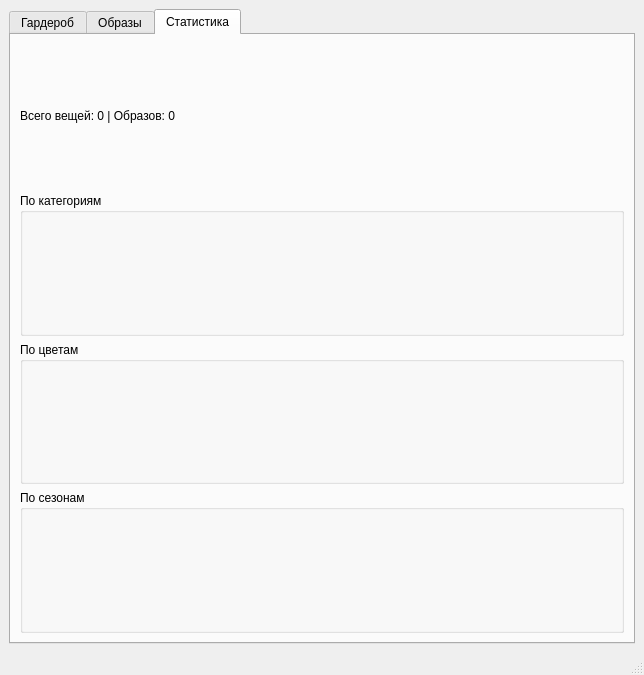
<?xml version="1.0" encoding="UTF-8"?>
<ui version="4.0">
 <class>MainWindow</class>
 <widget class="QMainWindow" name="MainWindow">
  <property name="geometry">
   <rect>
    <x>0</x>
    <y>0</y>
    <width>644</width>
    <height>675</height>
   </rect>
  </property>
  <property name="windowTitle">
   <string>MyWardrobe</string>
  </property>
  <widget class="QWidget" name="centralwidget">
   <layout class="QVBoxLayout" name="verticalLayout">
    <item>
     <widget class="QTabWidget" name="tabWidget">
      <property name="currentIndex">
       <number>2</number>
      </property>
      <widget class="QWidget" name="tab_wardrobe">
       <attribute name="title">
        <string>Гардероб</string>
       </attribute>
       <layout class="QGridLayout" name="gridLayout">
        <item row="0" column="0">
         <widget class="QLineEdit" name="searchEdit">
          <property name="placeholderText">
           <string>Поиск по названию...</string>
          </property>
         </widget>
        </item>
        <item row="0" column="1">
         <widget class="QComboBox" name="categoryFilter">
          <property name="editable">
           <bool>false</bool>
          </property>
          <item>
           <property name="text">
            <string>Все категории</string>
           </property>
          </item>
          <item>
           <property name="text">
            <string>Верхняя одежда</string>
           </property>
          </item>
          <item>
           <property name="text">
            <string>Футболки и топы</string>
           </property>
          </item>
          <item>
           <property name="text">
            <string>Брюки и джинсы</string>
           </property>
          </item>
          <item>
           <property name="text">
            <string>Юбки и платья</string>
           </property>
          </item>
          <item>
           <property name="text">
            <string>Обувь</string>
           </property>
          </item>
          <item>
           <property name="text">
            <string>Аксессуары</string>
           </property>
          </item>
         </widget>
        </item>
        <item row="0" column="2">
         <widget class="QPushButton" name="btnSearch">
          <property name="text">
           <string>Найти</string>
          </property>
         </widget>
        </item>
        <item row="0" column="3">
         <widget class="QPushButton" name="btnReset">
          <property name="text">
           <string>Сбросить</string>
          </property>
         </widget>
        </item>
        <item row="1" column="0" colspan="4">
         <widget class="QTableWidget" name="clothesTable">
          <property name="font">
           <font>
            <pointsize>9</pointsize>
           </font>
          </property>
          <property name="editTriggers">
           <set>QAbstractItemView::NoEditTriggers</set>
          </property>
          <property name="alternatingRowColors">
           <bool>true</bool>
          </property>
          <property name="selectionMode">
           <enum>QAbstractItemView::SingleSelection</enum>
          </property>
          <property name="selectionBehavior">
           <enum>QAbstractItemView::SelectRows</enum>
          </property>
          <property name="iconSize">
           <size>
            <width>50</width>
            <height>50</height>
           </size>
          </property>
          <property name="columnCount">
           <number>6</number>
          </property>
          <column>
           <property name="text">
            <string>ID</string>
           </property>
          </column>
          <column>
           <property name="text">
            <string>Название</string>
           </property>
          </column>
          <column>
           <property name="text">
            <string>Категория</string>
           </property>
          </column>
          <column>
           <property name="text">
            <string>Цвет</string>
           </property>
          </column>
          <column>
           <property name="text">
            <string>Сезон</string>
           </property>
          </column>
          <column>
           <property name="text">
            <string>★</string>
           </property>
          </column>
         </widget>
        </item>
        <item row="2" column="0" colspan="4">
         <layout class="QHBoxLayout" name="horizontalLayout">
          <item>
           <widget class="QPushButton" name="btnAddClothes">
            <property name="text">
             <string>Добавить вещь</string>
            </property>
           </widget>
          </item>
          <item>
           <widget class="QPushButton" name="btnEditClothes">
            <property name="text">
             <string>Редактировать</string>
            </property>
           </widget>
          </item>
          <item>
           <widget class="QPushButton" name="btnDeleteClothes">
            <property name="text">
             <string>Удалить</string>
            </property>
           </widget>
          </item>
          <item>
           <widget class="QPushButton" name="btnFavoriteClothes">
            <property name="text">
             <string>В избранное</string>
            </property>
           </widget>
          </item>
         </layout>
        </item>
       </layout>
      </widget>
      <widget class="QWidget" name="tab_outfits">
       <attribute name="title">
        <string>Образы</string>
       </attribute>
       <layout class="QGridLayout" name="gridLayout_2">
        <item row="0" column="0" rowspan="2" colspan="2">
         <widget class="QListWidget" name="outfitsList"/>
        </item>
        <item row="0" column="2" colspan="2">
         <widget class="QLabel" name="outfitNameLabel">
          <property name="text">
           <string>Название образа</string>
          </property>
         </widget>
        </item>
        <item row="0" column="4">
         <widget class="QLabel" name="outfitDescLabel">
          <property name="text">
           <string>Описание</string>
          </property>
         </widget>
        </item>
        <item row="1" column="2" colspan="3">
         <widget class="QListWidget" name="outfitItemsList"/>
        </item>
        <item row="2" column="0">
         <widget class="QPushButton" name="btnCreateOutfit">
          <property name="text">
           <string>Создать образ</string>
          </property>
         </widget>
        </item>
        <item row="2" column="1">
         <widget class="QPushButton" name="btnDeleteOutfit">
          <property name="text">
           <string>Удалить</string>
          </property>
         </widget>
        </item>
        <item row="2" column="2">
         <widget class="QPushButton" name="btnFavoriteOutfit">
          <property name="text">
           <string>В избранное</string>
          </property>
         </widget>
        </item>
        <item row="2" column="3" colspan="2">
         <widget class="QPushButton" name="btnRandomOutfit">
          <property name="text">
           <string>Случайный образ</string>
          </property>
         </widget>
        </item>
       </layout>
      </widget>
      <widget class="QWidget" name="tab_stats">
       <attribute name="title">
        <string>Статистика</string>
       </attribute>
       <layout class="QVBoxLayout" name="verticalLayout_2">
        <item>
         <widget class="QLabel" name="statsTotalLabel">
          <property name="text">
           <string>Всего вещей: 0 | Образов: 0</string>
          </property>
         </widget>
        </item>
        <item>
         <widget class="QGroupBox" name="groupBoxCategories">
          <property name="title">
           <string>По категориям</string>
          </property>
          <widget class="QWidget" name="verticalLayoutWidget">
           <property name="geometry">
            <rect>
             <x>0</x>
             <y>19</y>
             <width>261</width>
             <height>111</height>
            </rect>
           </property>
           <layout class="QVBoxLayout" name="categoryStatsLayout"/>
          </widget>
         </widget>
        </item>
        <item>
         <widget class="QGroupBox" name="groupBoxColors">
          <property name="title">
           <string>По цветам</string>
          </property>
          <widget class="QWidget" name="verticalLayoutWidget_3">
           <property name="geometry">
            <rect>
             <x>10</x>
             <y>29</y>
             <width>251</width>
             <height>101</height>
            </rect>
           </property>
           <layout class="QVBoxLayout" name="colorStatsLayout"/>
          </widget>
         </widget>
        </item>
        <item>
         <widget class="QGroupBox" name="groupBoxSeasons">
          <property name="title">
           <string>По сезонам</string>
          </property>
          <widget class="QWidget" name="verticalLayoutWidget_2">
           <property name="geometry">
            <rect>
             <x>10</x>
             <y>49</y>
             <width>251</width>
             <height>81</height>
            </rect>
           </property>
           <layout class="QVBoxLayout" name="seasonStatsLayout"/>
          </widget>
         </widget>
        </item>
       </layout>
      </widget>
     </widget>
    </item>
   </layout>
  </widget>
  <widget class="QMenuBar" name="menubar">
   <property name="geometry">
    <rect>
     <x>0</x>
     <y>0</y>
     <width>644</width>
     <height>21</height>
    </rect>
   </property>
  </widget>
  <widget class="QStatusBar" name="statusbar"/>
 </widget>
 <resources/>
 <connections/>
</ui>
